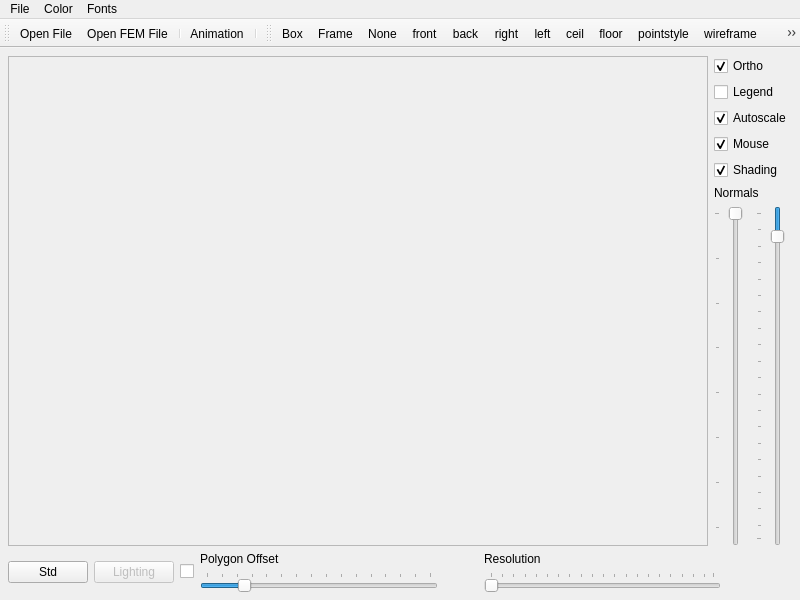
<?xml version="1.0" encoding="UTF-8"?>
<ui version="4.0">
 <class>MainWindow</class>
 <widget class="QMainWindow" name="MainWindow">
  <property name="geometry">
   <rect>
    <x>0</x>
    <y>0</y>
    <width>800</width>
    <height>600</height>
   </rect>
  </property>
  <property name="windowTitle">
   <string>Mesh2</string>
  </property>
  <widget class="QWidget" name="centralWidget">
   <layout class="QGridLayout">
    <property name="margin">
     <number>8</number>
    </property>
    <property name="spacing">
     <number>6</number>
    </property>
    <item row="1" column="0">
     <layout class="QHBoxLayout">
      <property name="spacing">
       <number>6</number>
      </property>
      <property name="margin">
       <number>0</number>
      </property>
      <item>
       <layout class="QHBoxLayout">
        <property name="spacing">
         <number>6</number>
        </property>
        <property name="margin">
         <number>0</number>
        </property>
        <item>
         <widget class="QPushButton" name="normButton">
          <property name="text">
           <string>Std</string>
          </property>
         </widget>
        </item>
        <item>
         <widget class="QPushButton" name="lighting">
          <property name="enabled">
           <bool>false</bool>
          </property>
          <property name="text">
           <string>Lighting</string>
          </property>
         </widget>
        </item>
        <item>
         <widget class="QCheckBox" name="lightingswitch">
          <property name="text">
           <string/>
          </property>
         </widget>
        </item>
        <item>
         <layout class="QVBoxLayout">
          <property name="spacing">
           <number>6</number>
          </property>
          <property name="margin">
           <number>0</number>
          </property>
          <item>
           <widget class="QLabel" name="label_2">
            <property name="text">
             <string>&lt;html&gt;&lt;head&gt;&lt;meta name=&quot;qrichtext&quot; content=&quot;1&quot; /&gt;&lt;/head&gt;&lt;body style=&quot; white-space: pre-wrap; font-family:MS Shell Dlg; font-weight:400; font-style:normal; text-decoration:none;&quot;&gt;&lt;p style=&quot; margin-top:0px; margin-bottom:0px; margin-left:0px; margin-right:0px; -qt-block-indent:0; text-indent:0px;&quot;&gt;Polygon Offset&lt;/p&gt;&lt;/body&gt;&lt;/html&gt;</string>
            </property>
           </widget>
          </item>
          <item>
           <widget class="QSlider" name="offsSlider">
            <property name="maximum">
             <number>30</number>
            </property>
            <property name="pageStep">
             <number>5</number>
            </property>
            <property name="value">
             <number>5</number>
            </property>
            <property name="orientation">
             <enum>Qt::Horizontal</enum>
            </property>
            <property name="tickPosition">
             <enum>QSlider::TicksAbove</enum>
            </property>
            <property name="tickInterval">
             <number>2</number>
            </property>
           </widget>
          </item>
         </layout>
        </item>
        <item>
         <spacer>
          <property name="orientation">
           <enum>Qt::Horizontal</enum>
          </property>
          <property name="sizeType">
           <enum>QSizePolicy::Fixed</enum>
          </property>
          <property name="sizeHint" stdset="0">
           <size>
            <width>40</width>
            <height>20</height>
           </size>
          </property>
         </spacer>
        </item>
        <item>
         <layout class="QVBoxLayout">
          <property name="spacing">
           <number>6</number>
          </property>
          <property name="margin">
           <number>0</number>
          </property>
          <item>
           <widget class="QLabel" name="label_3">
            <property name="text">
             <string>&lt;html&gt;&lt;head&gt;&lt;meta name=&quot;qrichtext&quot; content=&quot;1&quot; /&gt;&lt;/head&gt;&lt;body style=&quot; white-space: pre-wrap; font-family:MS Shell Dlg; font-weight:400; font-style:normal; text-decoration:none;&quot;&gt;&lt;p style=&quot; margin-top:0px; margin-bottom:0px; margin-left:0px; margin-right:0px; -qt-block-indent:0; text-indent:0px;&quot;&gt;Resolution&lt;/p&gt;&lt;/body&gt;&lt;/html&gt;</string>
            </property>
           </widget>
          </item>
          <item>
           <widget class="QSlider" name="resSlider">
            <property name="minimum">
             <number>1</number>
            </property>
            <property name="maximum">
             <number>100</number>
            </property>
            <property name="orientation">
             <enum>Qt::Horizontal</enum>
            </property>
            <property name="tickPosition">
             <enum>QSlider::TicksAbove</enum>
            </property>
            <property name="tickInterval">
             <number>5</number>
            </property>
           </widget>
          </item>
         </layout>
        </item>
       </layout>
      </item>
      <item>
       <spacer>
        <property name="orientation">
         <enum>Qt::Horizontal</enum>
        </property>
        <property name="sizeType">
         <enum>QSizePolicy::Fixed</enum>
        </property>
        <property name="sizeHint" stdset="0">
         <size>
          <width>71</width>
          <height>20</height>
         </size>
        </property>
       </spacer>
      </item>
     </layout>
    </item>
    <item row="0" column="0">
     <layout class="QHBoxLayout">
      <property name="spacing">
       <number>6</number>
      </property>
      <property name="margin">
       <number>0</number>
      </property>
      <item>
       <widget class="QFrame" name="frame">
        <property name="sizePolicy">
         <sizepolicy hsizetype="MinimumExpanding" vsizetype="MinimumExpanding">
          <horstretch>0</horstretch>
          <verstretch>0</verstretch>
         </sizepolicy>
        </property>
        <property name="frameShape">
         <enum>QFrame::StyledPanel</enum>
        </property>
        <property name="frameShadow">
         <enum>QFrame::Sunken</enum>
        </property>
       </widget>
      </item>
      <item>
       <layout class="QVBoxLayout">
        <property name="spacing">
         <number>6</number>
        </property>
        <property name="margin">
         <number>0</number>
        </property>
        <item>
         <layout class="QVBoxLayout">
          <property name="spacing">
           <number>6</number>
          </property>
          <property name="margin">
           <number>0</number>
          </property>
          <item>
           <widget class="QCheckBox" name="projection">
            <property name="text">
             <string>Ortho</string>
            </property>
            <property name="checked">
             <bool>true</bool>
            </property>
           </widget>
          </item>
          <item>
           <widget class="QCheckBox" name="colorlegend">
            <property name="text">
             <string>Legend</string>
            </property>
           </widget>
          </item>
          <item>
           <widget class="QCheckBox" name="autoscale">
            <property name="text">
             <string>Autoscale</string>
            </property>
            <property name="checked">
             <bool>true</bool>
            </property>
           </widget>
          </item>
          <item>
           <widget class="QCheckBox" name="mouseinput">
            <property name="text">
             <string>Mouse</string>
            </property>
            <property name="checked">
             <bool>true</bool>
            </property>
           </widget>
          </item>
          <item>
           <widget class="QCheckBox" name="shader">
            <property name="text">
             <string>Shading</string>
            </property>
            <property name="checked">
             <bool>true</bool>
            </property>
           </widget>
          </item>
         </layout>
        </item>
        <item>
         <layout class="QVBoxLayout">
          <property name="spacing">
           <number>6</number>
          </property>
          <property name="margin">
           <number>0</number>
          </property>
          <item>
           <widget class="QLabel" name="label">
            <property name="sizePolicy">
             <sizepolicy hsizetype="Fixed" vsizetype="Fixed">
              <horstretch>0</horstretch>
              <verstretch>0</verstretch>
             </sizepolicy>
            </property>
            <property name="text">
             <string>&lt;html&gt;&lt;head&gt;&lt;meta name=&quot;qrichtext&quot; content=&quot;1&quot; /&gt;&lt;/head&gt;&lt;body style=&quot; white-space: pre-wrap; font-family:MS Shell Dlg; font-weight:400; font-style:normal; text-decoration:none;&quot;&gt;&lt;p style=&quot; margin-top:0px; margin-bottom:0px; margin-left:0px; margin-right:0px; -qt-block-indent:0; text-indent:0px;&quot;&gt;Normals&lt;/p&gt;&lt;/body&gt;&lt;/html&gt;</string>
            </property>
           </widget>
          </item>
          <item>
           <layout class="QHBoxLayout">
            <property name="spacing">
             <number>6</number>
            </property>
            <property name="margin">
             <number>0</number>
            </property>
            <item>
             <widget class="QSlider" name="normalsquality">
              <property name="sizePolicy">
               <sizepolicy hsizetype="Minimum" vsizetype="Minimum">
                <horstretch>0</horstretch>
                <verstretch>0</verstretch>
               </sizepolicy>
              </property>
              <property name="minimum">
               <number>3</number>
              </property>
              <property name="maximum">
               <number>32</number>
              </property>
              <property name="pageStep">
               <number>4</number>
              </property>
              <property name="value">
               <number>3</number>
              </property>
              <property name="orientation">
               <enum>Qt::Vertical</enum>
              </property>
              <property name="invertedAppearance">
               <bool>true</bool>
              </property>
              <property name="tickPosition">
               <enum>QSlider::TicksAbove</enum>
              </property>
             </widget>
            </item>
            <item>
             <widget class="QSlider" name="normalslength">
              <property name="sizePolicy">
               <sizepolicy hsizetype="Minimum" vsizetype="Minimum">
                <horstretch>0</horstretch>
                <verstretch>0</verstretch>
               </sizepolicy>
              </property>
              <property name="minimum">
               <number>1</number>
              </property>
              <property name="maximum">
               <number>100</number>
              </property>
              <property name="pageStep">
               <number>5</number>
              </property>
              <property name="value">
               <number>8</number>
              </property>
              <property name="orientation">
               <enum>Qt::Vertical</enum>
              </property>
              <property name="invertedAppearance">
               <bool>true</bool>
              </property>
              <property name="tickPosition">
               <enum>QSlider::TicksAbove</enum>
              </property>
             </widget>
            </item>
           </layout>
          </item>
         </layout>
        </item>
       </layout>
      </item>
     </layout>
    </item>
   </layout>
  </widget>
  <widget class="QMenuBar" name="menuBar">
   <property name="geometry">
    <rect>
     <x>0</x>
     <y>0</y>
     <width>800</width>
     <height>18</height>
    </rect>
   </property>
   <widget class="QMenu" name="filemenu">
    <property name="title">
     <string>File</string>
    </property>
    <addaction name="openFile"/>
    <addaction name="openMeshFile"/>
    <addaction name="animation"/>
    <addaction name="Exit"/>
   </widget>
   <widget class="QMenu" name="colormenu">
    <property name="title">
     <string>Color</string>
    </property>
    <addaction name="axescolor"/>
    <addaction name="backgroundcolor"/>
    <addaction name="meshcolor"/>
    <addaction name="numbercolor"/>
    <addaction name="labelcolor"/>
    <addaction name="titlecolor"/>
    <addaction name="datacolor"/>
    <addaction name="resetcolor"/>
   </widget>
   <widget class="QMenu" name="fontmenu">
    <property name="title">
     <string>Fonts</string>
    </property>
    <addaction name="numberfont"/>
    <addaction name="labelfont"/>
    <addaction name="titlefont"/>
    <addaction name="resetfont"/>
   </widget>
   <addaction name="filemenu"/>
   <addaction name="colormenu"/>
   <addaction name="fontmenu"/>
  </widget>
  <widget class="QToolBar" name="mainToolbar">
   <property name="windowTitle">
    <string>toolBar</string>
   </property>
   <attribute name="toolBarArea">
    <enum>TopToolBarArea</enum>
   </attribute>
   <attribute name="toolBarBreak">
    <bool>false</bool>
   </attribute>
   <addaction name="openFile"/>
   <addaction name="openMeshFile"/>
   <addaction name="separator"/>
   <addaction name="animation"/>
   <addaction name="separator"/>
  </widget>
  <widget class="QToolBar" name="csToolbar">
   <property name="windowTitle">
    <string>toolBar</string>
   </property>
   <attribute name="toolBarArea">
    <enum>TopToolBarArea</enum>
   </attribute>
   <attribute name="toolBarBreak">
    <bool>false</bool>
   </attribute>
   <addaction name="Box"/>
   <addaction name="Frame"/>
   <addaction name="None"/>
   <addaction name="front"/>
   <addaction name="back"/>
   <addaction name="right"/>
   <addaction name="left"/>
   <addaction name="ceil"/>
   <addaction name="floor"/>
   <addaction name="pointstyle"/>
   <addaction name="wireframe"/>
   <addaction name="hiddenline"/>
   <addaction name="polygon"/>
   <addaction name="filledmesh"/>
   <addaction name="nodata"/>
   <addaction name="floordata"/>
   <addaction name="flooriso"/>
   <addaction name="floornone"/>
   <addaction name="normals"/>
  </widget>
  <action name="openFile">
   <property name="icon">
    <iconset resource="../../images.qrc">
     <normaloff>:/images/fileopen.png</normaloff>:/images/fileopen.png</iconset>
   </property>
   <property name="text">
    <string>Open File</string>
   </property>
   <property name="shortcut">
    <string>Ctrl+O</string>
   </property>
  </action>
  <action name="openMeshFile">
   <property name="icon">
    <iconset resource="../../images.qrc">
     <normaloff>:/images/filecell.png</normaloff>:/images/filecell.png</iconset>
   </property>
   <property name="text">
    <string>Open FEM File</string>
   </property>
  </action>
  <action name="animation">
   <property name="checkable">
    <bool>true</bool>
   </property>
   <property name="icon">
    <iconset resource="../../images.qrc">
     <normaloff>:/images/movie.png</normaloff>:/images/movie.png</iconset>
   </property>
   <property name="text">
    <string>Animation</string>
   </property>
  </action>
  <action name="Exit">
   <property name="text">
    <string>Exit</string>
   </property>
   <property name="shortcut">
    <string>Ctrl+Q</string>
   </property>
  </action>
  <action name="Box">
   <property name="icon">
    <iconset resource="../../images.qrc">
     <normaloff>:/images/box.png</normaloff>:/images/box.png</iconset>
   </property>
   <property name="text">
    <string>Box</string>
   </property>
  </action>
  <action name="Frame">
   <property name="icon">
    <iconset resource="../../images.qrc">
     <normaloff>:/images/frame.png</normaloff>:/images/frame.png</iconset>
   </property>
   <property name="text">
    <string>Frame</string>
   </property>
  </action>
  <action name="None">
   <property name="checkable">
    <bool>true</bool>
   </property>
   <property name="icon">
    <iconset resource="../../images.qrc">
     <normaloff>:/images/none.png</normaloff>:/images/none.png</iconset>
   </property>
   <property name="text">
    <string>None</string>
   </property>
  </action>
  <action name="front">
   <property name="checkable">
    <bool>true</bool>
   </property>
   <property name="icon">
    <iconset resource="../../images.qrc">
     <normaloff>:/images/gridfr.png</normaloff>:/images/gridfr.png</iconset>
   </property>
   <property name="text">
    <string>front</string>
   </property>
  </action>
  <action name="back">
   <property name="checkable">
    <bool>true</bool>
   </property>
   <property name="icon">
    <iconset resource="../../images.qrc">
     <normaloff>:/images/gridb.png</normaloff>:/images/gridb.png</iconset>
   </property>
   <property name="text">
    <string>back</string>
   </property>
  </action>
  <action name="right">
   <property name="checkable">
    <bool>true</bool>
   </property>
   <property name="icon">
    <iconset resource="../../images.qrc">
     <normaloff>:/images/gridr.png</normaloff>:/images/gridr.png</iconset>
   </property>
   <property name="text">
    <string>right</string>
   </property>
  </action>
  <action name="left">
   <property name="checkable">
    <bool>true</bool>
   </property>
   <property name="icon">
    <iconset resource="../../images.qrc">
     <normaloff>:/images/gridl.png</normaloff>:/images/gridl.png</iconset>
   </property>
   <property name="text">
    <string>left</string>
   </property>
  </action>
  <action name="ceil">
   <property name="checkable">
    <bool>true</bool>
   </property>
   <property name="icon">
    <iconset resource="../../images.qrc">
     <normaloff>:/images/gridc.png</normaloff>:/images/gridc.png</iconset>
   </property>
   <property name="text">
    <string>ceil</string>
   </property>
  </action>
  <action name="floor">
   <property name="checkable">
    <bool>true</bool>
   </property>
   <property name="icon">
    <iconset resource="../../images.qrc">
     <normaloff>:/images/gridf.png</normaloff>:/images/gridf.png</iconset>
   </property>
   <property name="text">
    <string>floor</string>
   </property>
  </action>
  <action name="pointstyle">
   <property name="checkable">
    <bool>true</bool>
   </property>
   <property name="icon">
    <iconset resource="../../images.qrc">
     <normaloff>:/images/scattered.png</normaloff>:/images/scattered.png</iconset>
   </property>
   <property name="text">
    <string>pointstyle</string>
   </property>
  </action>
  <action name="wireframe">
   <property name="checkable">
    <bool>true</bool>
   </property>
   <property name="icon">
    <iconset resource="../../images.qrc">
     <normaloff>:/images/wireframe.png</normaloff>:/images/wireframe.png</iconset>
   </property>
   <property name="text">
    <string>wireframe</string>
   </property>
  </action>
  <action name="hiddenline">
   <property name="checkable">
    <bool>true</bool>
   </property>
   <property name="icon">
    <iconset resource="../../images.qrc">
     <normaloff>:/images/hiddenline.png</normaloff>:/images/hiddenline.png</iconset>
   </property>
   <property name="text">
    <string>hiddenline</string>
   </property>
  </action>
  <action name="polygon">
   <property name="checkable">
    <bool>true</bool>
   </property>
   <property name="icon">
    <iconset resource="../../images.qrc">
     <normaloff>:/images/polygon.png</normaloff>:/images/polygon.png</iconset>
   </property>
   <property name="text">
    <string>polygon</string>
   </property>
  </action>
  <action name="filledmesh">
   <property name="checkable">
    <bool>true</bool>
   </property>
   <property name="icon">
    <iconset resource="../../images.qrc">
     <normaloff>:/images/filledmesh.png</normaloff>:/images/filledmesh.png</iconset>
   </property>
   <property name="text">
    <string>filledmesh</string>
   </property>
  </action>
  <action name="nodata">
   <property name="checkable">
    <bool>true</bool>
   </property>
   <property name="icon">
    <iconset resource="../../images.qrc">
     <normaloff>:/images/nodata.png</normaloff>:/images/nodata.png</iconset>
   </property>
   <property name="text">
    <string>nodata</string>
   </property>
  </action>
  <action name="floordata">
   <property name="checkable">
    <bool>true</bool>
   </property>
   <property name="icon">
    <iconset resource="../../images.qrc">
     <normaloff>:/images/floordata.png</normaloff>:/images/floordata.png</iconset>
   </property>
   <property name="text">
    <string>floordata</string>
   </property>
  </action>
  <action name="flooriso">
   <property name="checkable">
    <bool>true</bool>
   </property>
   <property name="icon">
    <iconset resource="../../images.qrc">
     <normaloff>:/images/flooriso.png</normaloff>:/images/flooriso.png</iconset>
   </property>
   <property name="text">
    <string>flooriso</string>
   </property>
  </action>
  <action name="floornone">
   <property name="checkable">
    <bool>true</bool>
   </property>
   <property name="icon">
    <iconset resource="../../images.qrc">
     <normaloff>:/images/floorempty.png</normaloff>:/images/floorempty.png</iconset>
   </property>
   <property name="text">
    <string>floornone</string>
   </property>
  </action>
  <action name="normals">
   <property name="checkable">
    <bool>true</bool>
   </property>
   <property name="icon">
    <iconset resource="../../images.qrc">
     <normaloff>:/images/normals.png</normaloff>:/images/normals.png</iconset>
   </property>
   <property name="text">
    <string>normals</string>
   </property>
  </action>
  <action name="axescolor">
   <property name="text">
    <string>&amp;Axes</string>
   </property>
  </action>
  <action name="backgroundcolor">
   <property name="text">
    <string>&amp;Background</string>
   </property>
  </action>
  <action name="meshcolor">
   <property name="text">
    <string>&amp;Mesh</string>
   </property>
  </action>
  <action name="numbercolor">
   <property name="text">
    <string>&amp;Numbers</string>
   </property>
  </action>
  <action name="labelcolor">
   <property name="text">
    <string>&amp;Label</string>
   </property>
  </action>
  <action name="titlecolor">
   <property name="text">
    <string>&amp;Caption</string>
   </property>
  </action>
  <action name="datacolor">
   <property name="text">
    <string>Data Color</string>
   </property>
  </action>
  <action name="resetcolor">
   <property name="text">
    <string>&amp;Reset</string>
   </property>
  </action>
  <action name="numberfont">
   <property name="text">
    <string>&amp;Scale numbering</string>
   </property>
  </action>
  <action name="labelfont">
   <property name="text">
    <string>&amp;Axes label</string>
   </property>
  </action>
  <action name="titlefont">
   <property name="text">
    <string>&amp;Caption</string>
   </property>
  </action>
  <action name="resetfont">
   <property name="text">
    <string>&amp;Reset</string>
   </property>
  </action>
 </widget>
 <resources>
  <include location="../../images.qrc"/>
 </resources>
 <connections>
  <connection>
   <sender>lightingswitch</sender>
   <signal>toggled(bool)</signal>
   <receiver>lighting</receiver>
   <slot>setEnabled(bool)</slot>
   <hints>
    <hint type="sourcelabel">
     <x>181</x>
     <y>568</y>
    </hint>
    <hint type="destinationlabel">
     <x>144</x>
     <y>568</y>
    </hint>
   </hints>
  </connection>
 </connections>
</ui>
